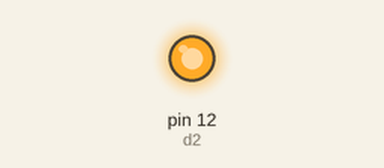
Recording of a sketch running on a simulated Arduino Uno, built with avr-gcc and run on an emulated ATmega328P. Parts: output pins drawn as LEDs (lit = HIGH).

Above: at 0.1 s.
Timing chart, 0 to 1.6 s (numbered marks = the images above):
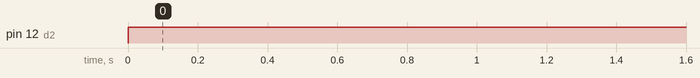

Measured:
- by itself, pin 12 (d2): LOW → HIGH at 0.00 s

The sketch:

Moisure.ino
```cpp
/*********
  Rui Santos
  Complete project details at https://randomnerdtutorials.com
*********/

const int d2 = 12;

void setup() {
  pinMode(d2, OUTPUT);
}

void loop() {
 digitalWrite(d2, HIGH);
 delay(1000);
 delay(1000);
}


//
//const int sensor_pin = A1;
//int buzzer = 12;
//void setup() {
//  Serial.begin(115200);
//  pinMode(buzzer,OUTPUT);
//}
//
//void loop() {
//
// int sensor_analog = analogRead(sensor_pin);
//   Serial.print("sensor_analog = ");
//  Serial.print(sensor_analog);
//  Serial.print("%\n");
//  if(sensor_analog<380)
//  {
//    digitalWrite(buzzer,HIGH);
//  }
//  else{
//    digitalWrite(buzzer,LOW);
//  }
//  delay(1000);
//
//
//}
```
